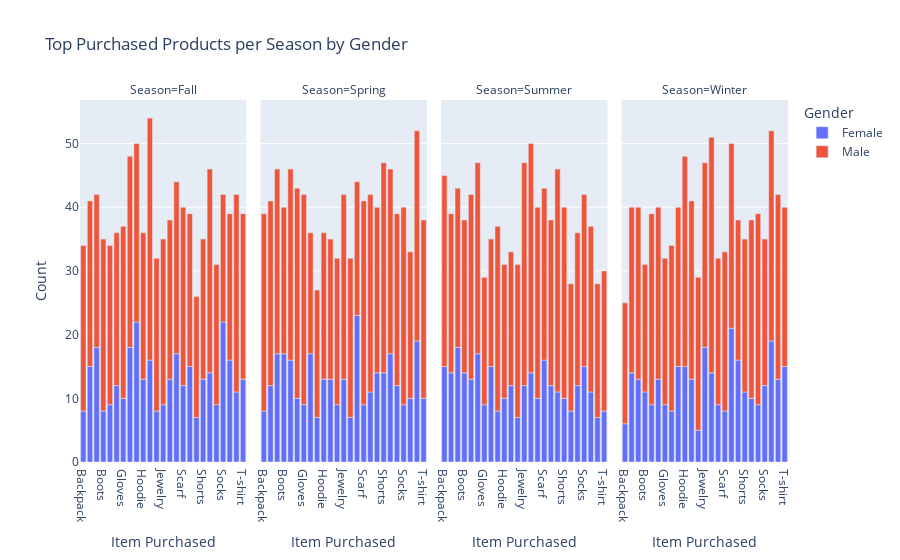

The cell this chart's notebook holds for it:
### Code cell
grouped = df.groupby(["Item Purchased", "Gender", "Season"]).size().reset_index(name="Count")

fig = px.bar(grouped,
             x="Item Purchased",
             y="Count",
             color="Gender",
             facet_col="Season",
             title="Top Purchased Products per Season by Gender")

fig.show()

### Figure 1 — Plotly figure (JSON) as saved in the notebook; plotly's stock layout.template omitted (floating-point values rounded to 4 significant figures)
{"data": [{"alignmentgroup": "True", "hovertemplate": "Gender=Female<br>Season=Fall<br>Item Purchased=%{x}<br>Count=%{y}<extra></extra>", "legendgroup": "Female", "marker": {"color": "#636efa", "pattern": {"shape": ""}}, "name": "Female", "offsetgroup": "Female", "orientation": "v", "showlegend": true, "textposition": "auto", "type": "bar", "x": ["Backpack", "Belt", "Blouse", "Boots", "Coat", "Dress", "Gloves", "Handbag", "Hat", "Hoodie", "Jacket", "Jeans", "Jewelry", "Pants", "Sandals", "Scarf", "Shirt", "Shoes", "Shorts", "Skirt", "Sneakers", "Socks", "Sunglasses", "Sweater", "T-shirt"], "xaxis": "x", "y": [8, 15, 18, 8, 9, 12, 10, 18, 22, 13, 16, 8, 9, 13, 17, 12, 15, 7, 13, 14, 9, 22, 16, 11, 13], "yaxis": "y"}, {"alignmentgroup": "True", "hovertemplate": "Gender=Female<br>Season=Spring<br>Item Purchased=%{x}<br>Count=%{y}<extra></extra>", "legendgroup": "Female", "marker": {"color": "#636efa", "pattern": {"shape": ""}}, "name": "Female", "offsetgroup": "Female", "orientation": "v", "showlegend": false, "textposition": "auto", "type": "bar", "x": ["Backpack", "Belt", "Blouse", "Boots", "Coat", "Dress", "Gloves", "Handbag", "Hat", "Hoodie", "Jacket", "Jeans", "Jewelry", "Pants", "Sandals", "Scarf", "Shirt", "Shoes", "Shorts", "Skirt", "Sneakers", "Socks", "Sunglasses", "Sweater", "T-shirt"], "xaxis": "x2", "y": [8, 12, 17, 17, 16, 10, 9, 17, 7, 13, 13, 9, 13, 7, 23, 9, 11, 14, 14, 17, 12, 9, 10, 19, 10], "yaxis": "y2"}, {"alignmentgroup": "True", "hovertemplate": "Gender=Female<br>Season=Summer<br>Item Purchased=%{x}<br>Count=%{y}<extra></extra>", "legendgroup": "Female", "marker": {"color": "#636efa", "pattern": {"shape": ""}}, "name": "Female", "offsetgroup": "Female", "orientation": "v", "showlegend": false, "textposition": "auto", "type": "bar", "x": ["Backpack", "Belt", "Blouse", "Boots", "Coat", "Dress", "Gloves", "Handbag", "Hat", "Hoodie", "Jacket", "Jeans", "Jewelry", "Pants", "Sandals", "Scarf", "Shirt", "Shoes", "Shorts", "Skirt", "Sneakers", "Socks", "Sunglasses", "Sweater", "T-shirt"], "xaxis": "x3", "y": [15, 14, 18, 14, 13, 17, 9, 15, 8, 10, 12, 7, 12, 14, 10, 16, 12, 11, 10, 8, 12, 15, 11, 7, 8], "yaxis": "y3"}, {"alignmentgroup": "True", "hovertemplate": "Gender=Female<br>Season=Winter<br>Item Purchased=%{x}<br>Count=%{y}<extra></extra>", "legendgroup": "Female", "marker": {"color": "#636efa", "pattern": {"shape": ""}}, "name": "Female", "offsetgroup": "Female", "orientation": "v", "showlegend": false, "textposition": "auto", "type": "bar", "x": ["Backpack", "Belt", "Blouse", "Boots", "Coat", "Dress", "Gloves", "Handbag", "Hat", "Hoodie", "Jacket", "Jeans", "Jewelry", "Pants", "Sandals", "Scarf", "Shirt", "Shoes", "Shorts", "Skirt", "Sneakers", "Socks", "Sunglasses", "Sweater", "T-shirt"], "xaxis": "x4", "y": [6, 14, 13, 11, 9, 13, 9, 8, 15, 15, 13, 5, 18, 14, 9, 8, 21, 16, 11, 10, 9, 12, 19, 13, 15], "yaxis": "y4"}, {"alignmentgroup": "True", "hovertemplate": "Gender=Male<br>Season=Fall<br>Item Purchased=%{x}<br>Count=%{y}<extra></extra>", "legendgroup": "Male", "marker": {"color": "#EF553B", "pattern": {"shape": ""}}, "name": "Male", "offsetgroup": "Male", "orientation": "v", "showlegend": true, "textposition": "auto", "type": "bar", "x": ["Backpack", "Belt", "Blouse", "Boots", "Coat", "Dress", "Gloves", "Handbag", "Hat", "Hoodie", "Jacket", "Jeans", "Jewelry", "Pants", "Sandals", "Scarf", "Shirt", "Shoes", "Shorts", "Skirt", "Sneakers", "Socks", "Sunglasses", "Sweater", "T-shirt"], "xaxis": "x", "y": [26, 26, 24, 27, 25, 24, 27, 30, 28, 23, 38, 24, 26, 25, 27, 28, 24, 19, 22, 32, 22, 20, 23, 31, 26], "yaxis": "y"}, {"alignmentgroup": "True", "hovertemplate": "Gender=Male<br>Season=Spring<br>Item Purchased=%{x}<br>Count=%{y}<extra></extra>", "legendgroup": "Male", "marker": {"color": "#EF553B", "pattern": {"shape": ""}}, "name": "Male", "offsetgroup": "Male", "orientation": "v", "showlegend": false, "textposition": "auto", "type": "bar", "x": ["Backpack", "Belt", "Blouse", "Boots", "Coat", "Dress", "Gloves", "Handbag", "Hat", "Hoodie", "Jacket", "Jeans", "Jewelry", "Pants", "Sandals", "Scarf", "Shirt", "Shoes", "Shorts", "Skirt", "Sneakers", "Socks", "Sunglasses", "Sweater", "T-shirt"], "xaxis": "x2", "y": [31, 29, 29, 23, 30, 33, 33, 19, 20, 23, 22, 23, 29, 25, 21, 32, 31, 26, 33, 29, 27, 31, 23, 33, 28], "yaxis": "y2"}, {"alignmentgroup": "True", "hovertemplate": "Gender=Male<br>Season=Summer<br>Item Purchased=%{x}<br>Count=%{y}<extra></extra>", "legendgroup": "Male", "marker": {"color": "#EF553B", "pattern": {"shape": ""}}, "name": "Male", "offsetgroup": "Male", "orientation": "v", "showlegend": false, "textposition": "auto", "type": "bar", "x": ["Backpack", "Belt", "Blouse", "Boots", "Coat", "Dress", "Gloves", "Handbag", "Hat", "Hoodie", "Jacket", "Jeans", "Jewelry", "Pants", "Sandals", "Scarf", "Shirt", "Shoes", "Shorts", "Skirt", "Sneakers", "Socks", "Sunglasses", "Sweater", "T-shirt"], "xaxis": "x3", "y": [30, 25, 25, 24, 29, 30, 20, 20, 29, 21, 21, 24, 35, 36, 30, 27, 26, 35, 30, 20, 24, 27, 26, 21, 22], "yaxis": "y3"}, {"alignmentgroup": "True", "hovertemplate": "Gender=Male<br>Season=Winter<br>Item Purchased=%{x}<br>Count=%{y}<extra></extra>", "legendgroup": "Male", "marker": {"color": "#EF553B", "pattern": {"shape": ""}}, "name": "Male", "offsetgroup": "Male", "orientation": "v", "showlegend": false, "textposition": "auto", "type": "bar", "x": ["Backpack", "Belt", "Blouse", "Boots", "Coat", "Dress", "Gloves", "Handbag", "Hat", "Hoodie", "Jacket", "Jeans", "Jewelry", "Pants", "Sandals", "Scarf", "Shirt", "Shoes", "Shorts", "Skirt", "Sneakers", "Socks", "Sunglasses", "Sweater", "T-shirt"], "xaxis": "x4", "y": [19, 26, 27, 20, 30, 27, 23, 26, 25, 33, 28, 24, 29, 37, 23, 25, 29, 22, 24, 28, 30, 23, 33, 29, 25], "yaxis": "y4"}], "layout": {"annotations": [{"font": {}, "showarrow": false, "text": "Season=Fall", "x": 0.1175, "xanchor": "center", "xref": "paper", "y": 1, "yanchor": "bottom", "yref": "paper"}, {"font": {}, "showarrow": false, "text": "Season=Spring", "x": 0.3725, "xanchor": "center", "xref": "paper", "y": 1, "yanchor": "bottom", "yref": "paper"}, {"font": {}, "showarrow": false, "text": "Season=Summer", "x": 0.6275, "xanchor": "center", "xref": "paper", "y": 1, "yanchor": "bottom", "yref": "paper"}, {"font": {}, "showarrow": false, "text": "Season=Winter", "x": 0.8825, "xanchor": "center", "xref": "paper", "y": 1, "yanchor": "bottom", "yref": "paper"}], "autosize": true, "barmode": "relative", "legend": {"title": {"text": "Gender"}, "tracegroupgap": 0}, "title": {"text": "Top Purchased Products per Season by Gender"}, "xaxis": {"anchor": "y", "autorange": true, "domain": [0, 0.235], "range": [-0.5, 24.5], "title": {"text": "Item Purchased"}, "type": "category"}, "xaxis2": {"anchor": "y2", "autorange": true, "domain": [0.255, 0.49], "matches": "x", "range": [-0.5, 24.5], "title": {"text": "Item Purchased"}, "type": "category"}, "xaxis3": {"anchor": "y3", "autorange": true, "domain": [0.51, 0.745], "matches": "x", "range": [-0.5, 24.5], "title": {"text": "Item Purchased"}, "type": "category"}, "xaxis4": {"anchor": "y4", "autorange": true, "domain": [0.765, 1.0], "matches": "x", "range": [-0.5, 24.5], "title": {"text": "Item Purchased"}, "type": "category"}, "yaxis": {"anchor": "x", "autorange": true, "domain": [0, 1], "range": [0, 56.84], "title": {"text": "Count"}, "type": "linear"}, "yaxis2": {"anchor": "x2", "autorange": true, "domain": [0, 1], "matches": "y", "range": [0, 56.84], "showticklabels": false, "type": "linear"}, "yaxis3": {"anchor": "x3", "autorange": true, "domain": [0, 1], "matches": "y", "range": [0, 56.84], "showticklabels": false, "type": "linear"}, "yaxis4": {"anchor": "x4", "autorange": true, "domain": [0, 1], "matches": "y", "range": [0, 56.84], "showticklabels": false, "type": "linear"}}}
